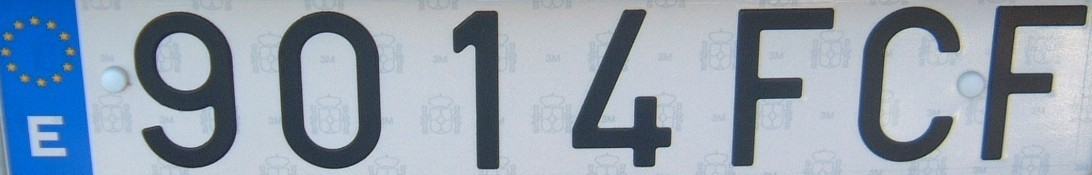
#> input picture Material_Imagenes_Plantillas/01_Training/Training_01.jpg, 1092 x 175 px
$ jupyter execute --allow-errors License_Plate_Recognition.ipynb   (shell and % lines are left out)   (older library calls are emulated)
#> lines starting #> are read from the running program, lines starting #| are printed output that depends on the picture; after the words box and inside, x2 and y2 are one past the last pixel; in counts of white or black regions, pixels touching at a corner belong together
### Funciones/funcion_segmenta_caracteres_matricula.py
import numpy as np
import cv2
import matplotlib.pyplot as plt # pip install matplotlib

def funcion_segmenta_caracteres_matricula(Ic_placa, flagFiguras):

    # Procesamiento
    R = Ic_placa[:, :, 2]
    RF = R.astype(np.float32)

    f, c = RF.shape

    W = np.round(((f * c) * 9) / (175 * 1092))
    W = int(W) if W % 2 != 0 else int(W + 1)

    RG = cv2.GaussianBlur(RF, (W, W), W/5, borderType=cv2.BORDER_REPLICATE)

    V = np.round(((f * c) * 5) / (175 * 1092))
    V = int(V) if V % 2 != 0 else int(V + 1)

    kernel = np.ones((V, V), np.uint8)

    RD = cv2.dilate(RG, kernel, borderType=cv2.BORDER_CONSTANT, borderValue=0)

    if flagFiguras:
        plt.figure()
        plt.imshow(RD, cmap="gray", vmin=0, vmax=255)
        plt.title("Imagen Procesada")

    # Binarización
    Ib = funcion_correccion_iluminacion_segmentacion_global(RD, 65)

    if flagFiguras:
        plt.figure()
        plt.imshow(Ib*255, cmap="gray", vmin=0, vmax=255)
        plt.title("Imagen Binarizada")

    # Segmentación
    transpuesta = cv2.transpose(Ib)

    _, IEtiq, contornos, centroides = cv2.connectedComponentsWithStats(transpuesta)

    centroids = centroides[:, [1, 0]]
    contornos = contornos[:, [1, 0, 3, 2]]

    IEtiq = cv2.transpose(IEtiq)

    lineaCentral = IEtiq[IEtiq.shape[0]//2, :]

    valores = np.unique(lineaCentral)
    valores = valores[valores != 0]

    IbFiltEtiq = np.zeros_like(IEtiq)

    valoresFilt = []
    centroidesFilt = []
    contornosFilt = []

    for i in valores:
        componente = (IEtiq == i)
        area = np.sum(componente)

        if area >= 2715:
            IbFiltEtiq[componente] = i
            valoresFilt.append(i)
            centroidesFilt.append(centroids[i])
            contornosFilt.append(contornos[i])

    valoresFilt = valoresFilt[1:]

    IbSegEtiq = np.zeros_like(IbFiltEtiq)

    for i, j in zip(valoresFilt, range(len(valoresFilt))):
        componente = IbFiltEtiq==i
        IbSegEtiq[componente] = j+1

    numObjetos = len(valoresFilt)

    if flagFiguras:
        plt.figure()
        plt.imshow(IbSegEtiq*255, cmap="gray", vmin=0, vmax=255)
        plt.title("Imagen Segmentada")

    # Posprocesamiento
    IbSegEtiq = IbSegEtiq.astype(np.uint8)

    IbSegEtiqPos = cv2.dilate(IbSegEtiq, kernel, borderType=cv2.BORDER_CONSTANT, borderValue=0)

    if flagFiguras:
        plt.figure()
        plt.imshow(IbSegEtiqPos*255, cmap="gray", vmin=0, vmax=255)
        plt.title("Imagen Posprocesada")

    return IbSegEtiqPos, numObjetos, centroidesFilt, contornosFilt


# [30 lines left out: functions funcion_segmentacion_local, funcion_segmentacion_local_validada_std, not called in this run]


def funcion_correccion_iluminacion_segmentacion_global(I, W):

    IFloat = I.astype(np.float32)

    W = W if W % 2 == 1 else W + 1

    H = np.ones((W, W), np.float32) / (W*W)
    IF = cv2.filter2D(IFloat, -1, H, borderType=cv2.BORDER_REPLICATE)

    ID = IFloat - IF

    IC = cv2.normalize(ID, None, 0, 255, cv2.NORM_MINMAX, dtype=cv2.CV_8U)

    umbralOtsu, _ = cv2.threshold(IC, 0, 255, cv2.THRESH_BINARY + cv2.THRESH_OTSU)

    Ib = (IC < umbralOtsu).astype(np.uint8)

    return Ib


# [16 lines left out: function funcion_correccion_iluminacion_segmentacion_local, not called in this run]

### Funciones/funcion_reconoce_caracteres_matricula.py
import numpy as np
import cv2

def funcion_reconoce_caracteres_matricula(IsegEtiq, numObjetos, contornos):

    data = np.load('Material_Imagenes_Plantillas/00_Plantillas/plantillas.npz', allow_pickle=True)
    plantillas = data['plantillas']

    Caracteres = '0123456789ABCDFGHKLNRSTXYZ'
    AngulosPosibles = [-9, -6, -3, 0, 3, 6, 9]

    numCaracteres = len(Caracteres)
    numAngulos = len(AngulosPosibles)

    prediccion = ''
    angulos = np.zeros(numObjetos)
    datos = np.zeros((numCaracteres, numAngulos, numObjetos))

    for i in range(numObjetos):

        x,y,w,h = contornos[i+1]

        Icaracter = IsegEtiq[y:y+(h+1), x:x+(w+1)] != 0

        for j in range(numCaracteres):
            for k in range(numAngulos):

                redim = cv2.resize(Icaracter.astype(np.uint8), (plantillas[j, k].shape[1], plantillas[j, k].shape[0]), interpolation=cv2.INTER_NEAREST)

                datos[j, k, i] = Funcion_CorrelacionEntreMatrices(redim, plantillas[j, k])

        fila, columna = np.where(datos[:, :, i] == np.max(datos[:, :, i]))

        fila = fila[0]
        columna = columna[0]

        prediccion += Caracteres[fila]
        angulos[i] = angulos[columna]

    return prediccion, angulos, datos


# [15 lines left out: function Funcion_CorrelacionEntreMatrices, not called in this run]

### License_Plate_Recognition.ipynb
[cell 1]
import numpy as np
import cv2
import time
import sys

[cell 2]
sys.path.append("./Funciones")
from funcion_segmenta_caracteres_matricula import funcion_segmenta_caracteres_matricula
from funcion_reconoce_caracteres_matricula import funcion_reconoce_caracteres_matricula
from funcion_representa_resultados import representa_resultados_segmentacion_reconocimiento
sys.path.remove("./Funciones")

[cell 3]
Ic_placa = cv2.imread('Material_Imagenes_Plantillas/01_Training/Training_01.jpg')
#> Ic_placa is the input picture: shape (175, 1092, 3); mean B, G, R 175, 159.7, 145.8

IsegEtiq, numObjetos, centroides, contornos = funcion_segmenta_caracteres_matricula(Ic_placa, True)
#> in funcion_correccion_iluminacion_segmentacion_global, `ID = IFloat - IF`:
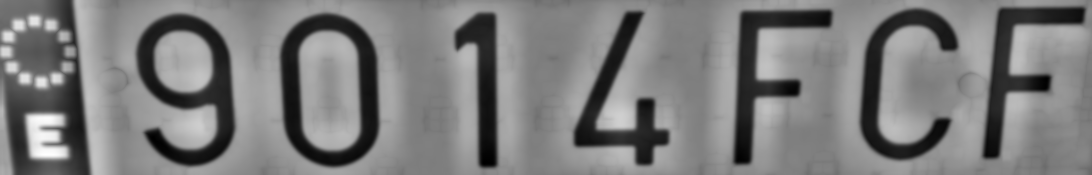
#> ID: shape (175, 1092) float32; min -121.2, max 124.7, mean -1; drawn with min black and max white
#> in funcion_correccion_iluminacion_segmentacion_global, `umbralOtsu, _ = cv2.threshold(IC, 0, 255, cv2.THRESH_BINARY + cv2.THRE..`: umbralOtsu = 95
#> in funcion_correccion_iluminacion_segmentacion_global, `Ib = (IC < umbralOtsu).astype(np.uint8)`:
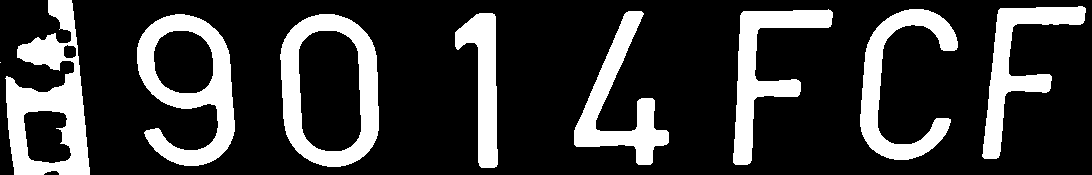
#> Ib: shape (175, 1092); values 0 (black) and 1 (white), 21.8% white; 9 white regions (1 under 20 px), largest, box (x1, y1, x2, y2) and area: (5, 0, 90, 175) 7024, (137, 14, 235, 166) 6313, (280, 14, 379, 167) 6263
#> in funcion_segmenta_caracteres_matricula, `transpuesta = cv2.transpose(Ib)`: transpuesta: shape (1092, 175); values 0 (black) and 1 (white), 21.8% white; 9 white regions (1 under 20 px), largest, box (x1, y1, x2, y2) and area: (0, 5, 175, 90) 7024, (14, 137, 166, 235) 6313, (14, 280, 167, 379) 6263
#> in funcion_segmenta_caracteres_matricula, `_, IEtiq, contornos, centroides = cv2.connectedComponentsWithStats(tra..`:
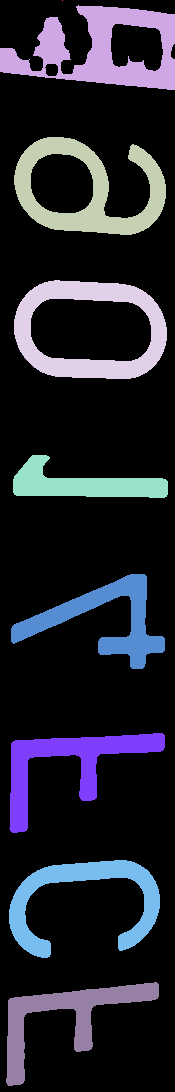
#> IEtiq: shape (1092, 175) int32; 10 distinct labels, from 0 to 9; one colour per label, 0 black
#> in funcion_segmenta_caracteres_matricula, `_, IEtiq, contornos, centroides = cv2.connectedComponentsWithStats(tra..`: contornos = [[0, 0, 175, 1092, 149388], [62, 0, 1, 1, 1], [0, 5, 175, 85, 7024], [14, 137, 152, 98, 6313], [14, 280, 153, 99, 6263], [13, 455, 155, 43, 3395], [11, 574, 154, 95, 4566], [9, 733, 156, 100, 4811], [9, 860, 151, 98, 4815], [6, 982, 153, 104, 4524]]; centroides = [[87.15, 559.3], [62, 0], [100.8, 49.51], [88.54, 189.7], [89.28, 329.7], [82.32, 483.8], [103.3, 619.7], [69.18, 763.9], [83.42, 899.1], [65.03, 1017.1]]
#> in funcion_segmenta_caracteres_matricula, `centroids = centroides[:, [1, 0]]`: centroids = [[559.3, 87.15], [0, 62], [49.51, 100.8], [189.7, 88.54], [329.7, 89.28], [483.8, 82.32], [619.7, 103.3], [763.9, 69.18], [899.1, 83.42], [1017.1, 65.03]]
#> in funcion_segmenta_caracteres_matricula, `contornos = contornos[:, [1, 0, 3, 2]]`: contornos = [[0, 0, 1092, 175], [0, 62, 1, 1], [5, 0, 85, 175], [137, 14, 98, 152], [280, 14, 99, 153], [455, 13, 43, 155], [574, 11, 95, 154], [733, 9, 100, 156], [860, 9, 98, 151], [982, 6, 104, 153]]
#> in funcion_segmenta_caracteres_matricula, `IEtiq = cv2.transpose(IEtiq)`: IEtiq: shape (175, 1092) int32; 10 distinct labels, from 0 to 9
#> in funcion_segmenta_caracteres_matricula, `lineaCentral = IEtiq[IEtiq.shape[0]//2, :]`: lineaCentral = 1092 values, max 9 at index 989, min 0 at index 0, mean 1.58
#> in funcion_segmenta_caracteres_matricula, `valores = np.unique(lineaCentral)`: valores = [0, 2, 3, 4, 5, 6, 7, 8, 9]
#> in funcion_segmenta_caracteres_matricula, `valores = valores[valores != 0]`: valores = [2, 3, 4, 5, 6, 7, 8, 9]
#> the loop in funcion_segmenta_caracteres_matricula, `for i in valores:` made 8 passes
#> area on passes 1 to 8: 7024, 6313, 6263, 3395, 4566, 4811, 4815, 4524
#> after the loop in funcion_segmenta_caracteres_matricula, `for i in valores:`: IbFiltEtiq: shape (175, 1092) int32; 9 distinct labels, from 0 to 9
#> after the loop in funcion_segmenta_caracteres_matricula, `for i in valores:`: centroidesFilt = [[49.51, 100.8], [189.7, 88.54], [329.7, 89.28], [483.8, 82.32], [619.7, 103.3], [763.9, 69.18], [899.1, 83.42], [1017.1, 65.03]]; contornosFilt = [[5, 0, 85, 175], [137, 14, 98, 152], [280, 14, 99, 153], [455, 13, 43, 155], [574, 11, 95, 154], [733, 9, 100, 156], [860, 9, 98, 151], [982, 6, 104, 153]]; valoresFilt = [2, 3, 4, 5, 6, 7, 8, 9]
#> in funcion_segmenta_caracteres_matricula, `valoresFilt = valoresFilt[1:]`: valoresFilt = [3, 4, 5, 6, 7, 8, 9]
#> the loop in funcion_segmenta_caracteres_matricula, `for i, j in zip(valoresFilt, range(len(valoresFilt))):` made 7 passes
#> after the loop in funcion_segmenta_caracteres_matricula, `for i, j in zip(valoresFilt, range(len(valoresFilt))):`:
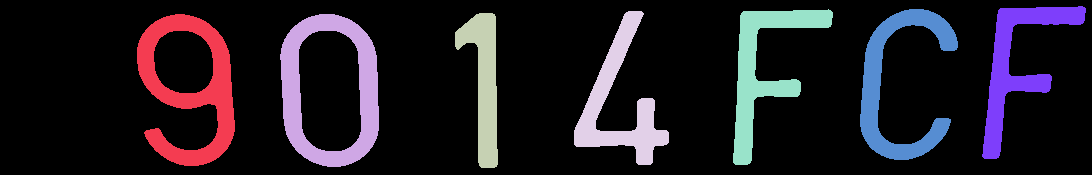
#> IbSegEtiq: shape (175, 1092) int32; 8 distinct labels, from 0 to 7; one colour per label, 0 black
#> in funcion_segmenta_caracteres_matricula, `numObjetos = len(valoresFilt)`: numObjetos = 7
#> numObjetos = 7; centroides has the same summary as centroidesFilt in funcion_segmenta_caracteres_matricula; contornos has the same summary as contornosFilt in funcion_segmenta_caracteres_matricula

#> (the rest of this cell did not finish here and is left out)

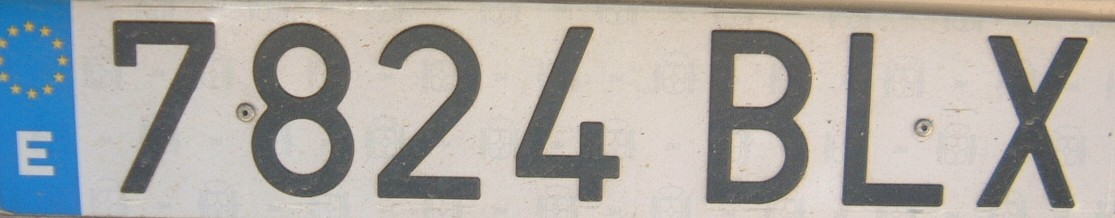
#> input picture Material_Imagenes_Plantillas/02_Test/Test_01.jpg, 1115 x 218 px
#> further down, Ic_placa is the input picture: shape (218, 1115, 3); mean B, G, R 165.4, 168.8, 170.4

representa_resultados_segmentacion_reconocimiento(Ic_placa, prediccion, centroides, contornos)

[cell 4]
numImagenes = 25

Matriculas = [
    '7824BLX','H0504S','1374BXC','8959DDY','3189FYY',
    '4787DCX','H2305AB','H0853Z','H2462Y','H0612Y',
    '3189FYY','4787DCX','7226BLK','3680FSH','1675FLR',
    '9315FTC','2904CNN','8959DDY','8959DDY','H0612Y',
    '9014FCF','8585GBX','H0853Z','H2305AB','H2305AB'
]

Caracteres = '0123456789ABCDFGHKLNRSTXYZ'

[cell 5]
tiempo = np.zeros(numImagenes)

numCaracteresTot = 0

numAciertos = 0
numAciertos_SinRotacion = 0

posiblesErrores = []
plantillasValidas = []
diferenciasCorrelacion = []
infoCaracter = []

#> (the rest of this cell did not finish here and is left out)

#> call 2 of funcion_segmenta_caracteres_matricula, with flagFiguras = False
#> call 2 of funcion_correccion_iluminacion_segmentacion_global, with W = 65
#> in funcion_correccion_iluminacion_segmentacion_global (call 2), `ID = IFloat - IF`:
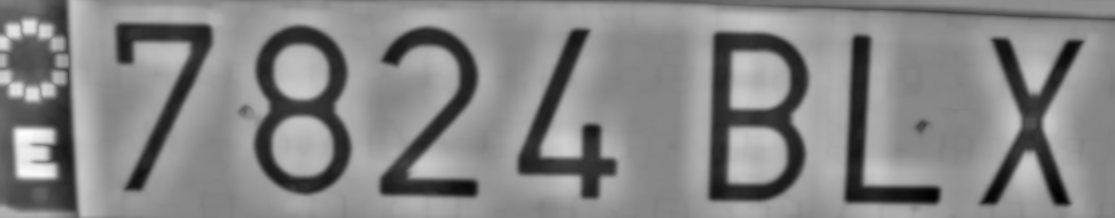
#> ID: shape (218, 1115) float32; min -115.2, max 105.8, mean 0.3; drawn with min black and max white
#> in funcion_correccion_iluminacion_segmentacion_global (call 2), `umbralOtsu, _ = cv2.threshold(IC, 0, 255, cv2.THRESH_BINARY + cv2.THRE..`: umbralOtsu = 105
#> in funcion_correccion_iluminacion_segmentacion_global (call 2), `Ib = (IC < umbralOtsu).astype(np.uint8)`: Ib: shape (218, 1115); values 0 (black) and 1 (white), 21.1% white; 12 white regions (1 under 20 px), largest, box (x1, y1, x2, y2) and area: (0, 0, 77, 218) 8829, (708, 32, 808, 201) 8114, (254, 26, 351, 195) 7160
#> in funcion_segmenta_caracteres_matricula (call 2), `transpuesta = cv2.transpose(Ib)`: transpuesta: shape (1115, 218); values 0 (black) and 1 (white), 21.1% white; 12 white regions (1 under 20 px), largest, box (x1, y1, x2, y2) and area: (0, 0, 218, 77) 8829, (32, 708, 201, 808) 8114, (26, 254, 195, 351) 7160
#> in funcion_segmenta_caracteres_matricula (call 2), `_, IEtiq, contornos, centroides = cv2.connectedComponentsWithStats(tra..`:
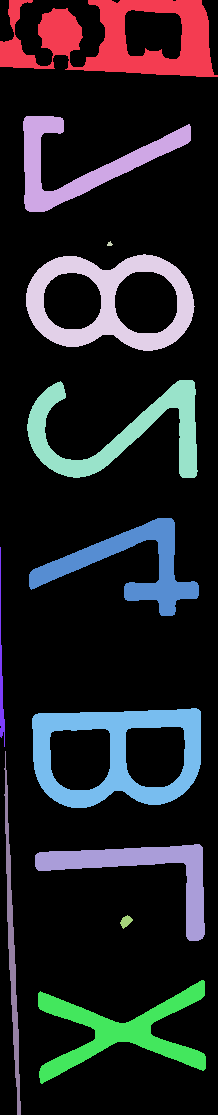
#> IEtiq: shape (1115, 218) int32; 13 distinct labels, from 0 to 12; one colour per label, 0 black
#> in funcion_segmenta_caracteres_matricula (call 2), `_, IEtiq, contornos, centroides = cv2.connectedComponentsWithStats(tra..`: contornos = 13 rows, first 6: [0, 0, 218, 1115, 191703], [0, 0, 218, 77, 8829], [23, 116, 168, 96, 4670], [107, 241, 6, 5, 19], [26, 254, 169, 97, 7160], [27, 380, 171, 98, 5702]; centroides = 13 rows, first 8: [107.5, 571], [117.1, 39.06], [81.58, 162.6], [109.3, 243.6], [109.1, 301.9], [117.8, 431.6], [129.6, 565.3], [1.01, 673.7]
#> in funcion_segmenta_caracteres_matricula (call 2), `centroids = centroides[:, [1, 0]]`: centroids = 13 rows, first 8: [571, 107.5], [39.06, 117.1], [162.6, 81.58], [243.6, 109.3], [301.9, 109.1], [431.6, 117.8], [565.3, 129.6], [673.7, 1.01]
#> in funcion_segmenta_caracteres_matricula (call 2), `contornos = contornos[:, [1, 0, 3, 2]]`: contornos = 13 rows, first 6: [0, 0, 1115, 218], [0, 0, 77, 218], [116, 23, 96, 168], [241, 107, 5, 6], [254, 26, 97, 169], [380, 27, 98, 171]
#> in funcion_segmenta_caracteres_matricula (call 2), `IEtiq = cv2.transpose(IEtiq)`:
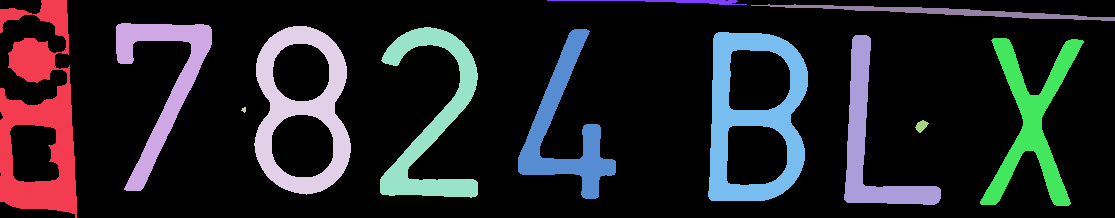
#> IEtiq: shape (218, 1115) int32; 13 distinct labels, from 0 to 12; one colour per label, 0 black
#> in funcion_segmenta_caracteres_matricula (call 2), `lineaCentral = IEtiq[IEtiq.shape[0]//2, :]`: lineaCentral = 1115 values, max 12 at index 1019, min 0 at index 72, mean 1.32
#> in funcion_segmenta_caracteres_matricula (call 2), `valores = np.unique(lineaCentral)`: valores = [0, 1, 2, 3, 4, 5, 6, 8, 10, 12]
#> in funcion_segmenta_caracteres_matricula (call 2), `valores = valores[valores != 0]`: valores = [1, 2, 3, 4, 5, 6, 8, 10, 12]
#> the loop in funcion_segmenta_caracteres_matricula (call 2), `for i in valores:` made 9 passes
#> area on passes 1, 2, 4, 5, 6: 8829, 4670, 7160, 5702, 4990
#> (i, area) on passes 7 to 9: (8, 8114), (10, 4372), (12, 5395)
#> after the loop in funcion_segmenta_caracteres_matricula (call 2), `for i in valores:`: IbFiltEtiq: shape (218, 1115) int32; 9 distinct labels, from 0 to 12
#> after the loop in funcion_segmenta_caracteres_matricula (call 2), `for i in valores:`: centroidesFilt = [[39.06, 117.1], [162.6, 81.58], [301.9, 109.1], [431.6, 117.8], [565.3, 129.6], [753.4, 116.3], [871.1, 141.7], [1031.3, 121.1]]; contornosFilt = [[0, 0, 77, 218], [116, 23, 96, 168], [254, 26, 97, 169], [380, 27, 98, 171], [518, 29, 98, 170], [708, 32, 100, 169], [844, 35, 97, 170], [980, 38, 104, 168]]; valoresFilt = [1, 2, 4, 5, 6, 8, 10, 12]
#> in funcion_segmenta_caracteres_matricula (call 2), `valoresFilt = valoresFilt[1:]`: valoresFilt = [2, 4, 5, 6, 8, 10, 12]
#> the loop in funcion_segmenta_caracteres_matricula (call 2), `for i, j in zip(valoresFilt, range(len(valoresFilt))):` made 7 passes
#> i on passes 1 to 7: 2, 4, 5, 6, 8, 10, 12
#> after the loop in funcion_segmenta_caracteres_matricula (call 2), `for i, j in zip(valoresFilt, range(len(valoresFilt))):`:
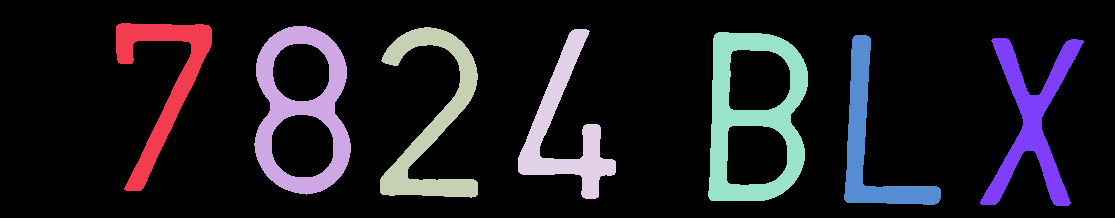
#> IbSegEtiq: shape (218, 1115) int32; 8 distinct labels, from 0 to 7; one colour per label, 0 black
#> in funcion_segmenta_caracteres_matricula (call 2), `IbSegEtiqPos = cv2.dilate(IbSegEtiq, kernel, borderType=cv2.BORDER_CON..`:
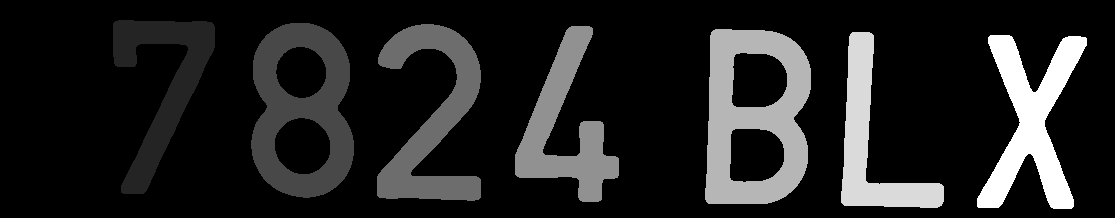
#> IbSegEtiqPos: shape (218, 1115); min 0, max 7, mean 0.948; drawn with min black and max white
#> `IsegEtiq, numObjetos, centroides, contornos = funcion_segmenta_caracte..`: centroides has the same summary as centroidesFilt in funcion_segmenta_caracteres_matricula; contornos has the same summary as contornosFilt in funcion_segmenta_caracteres_matricula
    prediccion, angulos, datos = funcion_reconoce_caracteres_matricula(IsegEtiq, numObjetos, contornos)

    end = time.time()

    tiempo[i-1] = end - start

    matriculaReal = Matriculas[i-1]

    for j in range(len(prediccion)):

        numCaracteresTot += 1

        if prediccion[j] == matriculaReal[j]:
            numAciertos += 1

        datosCaracter = datos[:, :, j]
        datosCaracterSinRotacion = datosCaracter[:, 3]
        pos = np.argmax(datosCaracterSinRotacion)
        PrediccionSinRotacion = Caracteres[pos]

        if PrediccionSinRotacion == matriculaReal[j]:
            numAciertos_SinRotacion += 1
        else:
            posiblesErrores.append([i, prediccion[j], PrediccionSinRotacion])

        valoresOrd = np.sort(datosCaracter.flatten())[::-1]

        posCaracter = np.where(datosCaracter == valoresOrd[0])[0][0]

        for numPlant in range(1, len(valoresOrd)):
            c = np.where(datosCaracter == valoresOrd[numPlant])[0][0]
            if posCaracter != c:
                posCaracterSig = c
                break

        plantillasValidas.append(numPlant)
        diferenciasCorrelacion.append(valoresOrd[0] - valoresOrd[numPlant])

        infoCaracter.append([i, prediccion[j], Caracteres[posCaracterSig]])

[cell 6]
print("TIEMPO COMPUTACIONAL")
print("-"*115)
for i in range(0, 5):
    print(f"Matricula {i+1}: {tiempo[i]:.2f}s", end ="\t")
    print(f"Matricula {i+6}: {tiempo[i+5]:.2f}s", end ="\t")
    print(f"Matricula {i+11}: {tiempo[i+10]:.2f}s", end ="\t")
    print(f"Matricula {i+16}: {tiempo[i+15]:.2f}s", end ="\t")
    print(f"Matricula {i+21}: {tiempo[i+20]:.2f}s")

print(f"\nTiempo promedio: {np.mean(tiempo):.4f}s")

print(f"\nTiempo total: {np.sum(tiempo):.4f}s")

#> (a cell that did not finish here is left out)

[cell 8]
plantillasValidas = np.array(plantillasValidas)
diferenciasCorrelacion = np.array(diferenciasCorrelacion)

promedioPlantillas = np.mean(plantillasValidas)
desviacionPlantillas = np.std(plantillasValidas)
promedioDiferencias = np.mean(diferenciasCorrelacion)
desviacionDiferencias = np.std(diferenciasCorrelacion)

print("ROBUSTEZ")
print("--------------------------------------------------")
print(f"Promedio de plantillas válidas: {promedioPlantillas:.2f}")
print(f"Desviación de plantillas válidas: {desviacionPlantillas:.2f}")
print("")
print(f"Promedio de la diferencia de correlación: {promedioDiferencias:.4f}")
print(f"Desviación de la diferencia de correlación: {desviacionDiferencias:.4f}")

[cell 9]
conflictos = []

for i in range(numCaracteresTot):
    conflictos.append([i, plantillasValidas[i], diferenciasCorrelacion[i]])

conflictos.sort(key=lambda x: (x[1], x[2]))

print("5 CASOS MÁS CONFLICTIVOS")
print("----------------------------------")
#> (the rest of this cell did not finish here and is left out)
